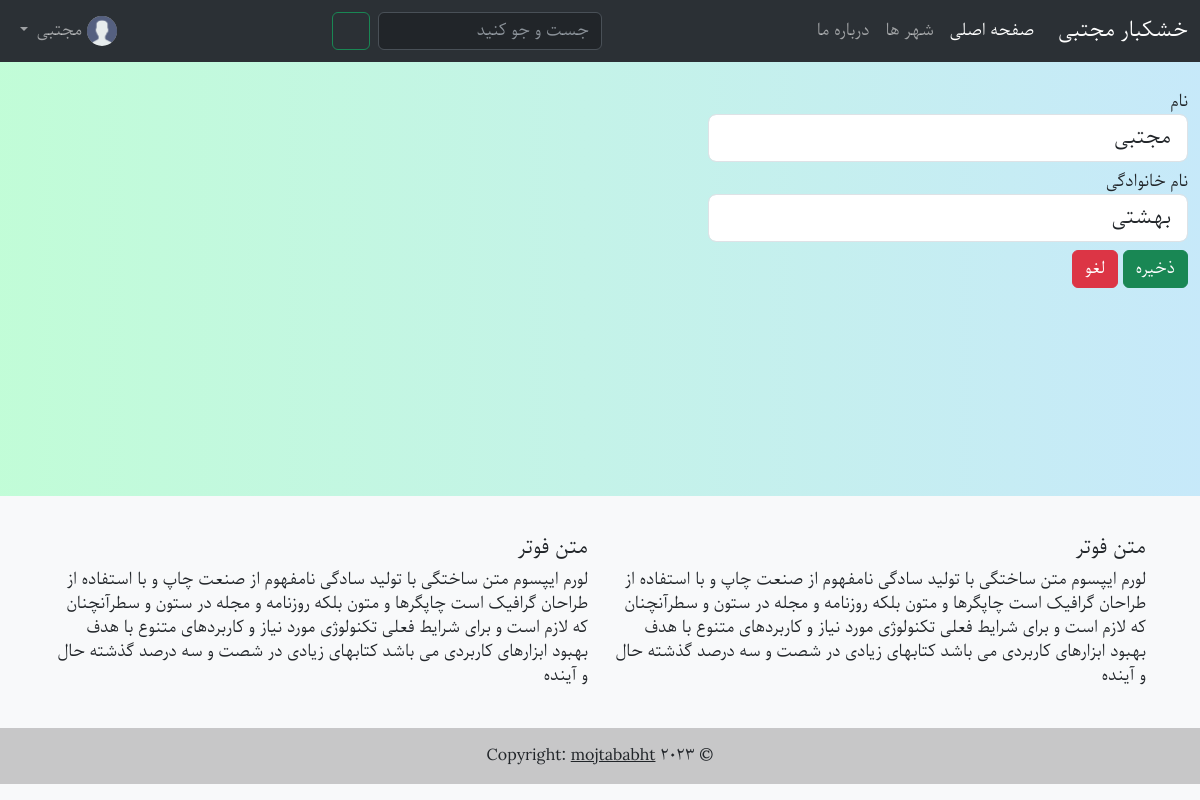
Screenshot of /accounts/profile/edit/1 (signed in) with the database file from the repository.
### account/models.py (models this page shows, shortened)
class CustomUser(AbstractUser):
    username = None
    phone_no=models.CharField(max_length=11,unique=True,validators=[
            RegexValidator(
                regex=r'^\+?1?\d{9,11}$',
                message="Phone number must be in the format: '0999999999'. Up to 11 digits allowed."
            ),
        ])
    avatar=models.ImageField(default='avatar.png')
    USERNAME_FIELD = 'phone_no'
    REQUIRED_FIELDS = []
    objects = CustomUserManager()

### account/views.py (the view, shortened to what this page needs)
# urls.py: path('profile/edit/<int:pk>',ProfileUpdateView.as_view(),name='profileupdate'),
class ProfileUpdateView(UserPassesTestMixin,UpdateView):
    model = CustomUser
    template_name = 'profileupdate.html'
    fields = ['first_name', 'last_name']
    def test_func(self):
        return self.request.user == self.get_object()

### templates/profileupdate.html (shortened to what this page needs)
{% extends 'base.html' %}
{% block content %}
    <div class="container-fluid">
        <form method="post" class="login-signup" style="width: 30rem">
            <label class="mt-2">نام </label>{{ form.first_name }}
            <label class="mt-2">نام خانوادگی </label>{{ form.last_name }}
            <button type="submit" class="btn btn-success mt-2">ذخیره</button>
            <a href="{% url 'profile' customuser.id %}" class="btn btn-danger mt-2">لغو</a>
        </form>
    </div>
{% endblock %}

### templates/base.html (shortened to what this page needs)
{% load static %}
{% load humanize %}
<!DOCTYPE html>
<html lang="fa" dir="rtl" class="h-100">
<head>
    <link rel="stylesheet" href="{% static 'css/bootstrap.min.css' %}">
    <link rel="stylesheet" href="{% static 'css/style.css' %}">
    <link href="{% static 'css/select2.min.css' %}" rel="stylesheet"/>
</head>
<body class="d-flex flex-column h-100">
<nav class="navbar navbar-expand-lg bg-body-tertiary" data-bs-theme="dark">
    <div class="container-fluid">
        <a class="navbar-brand" href="{% url 'products' %}">خشکبار مجتبی</a>
        <div class="collapse navbar-collapse" id="navbarSupportedContent">
            <ul class="navbar-nav me-auto mb-2 mb-lg-0">
                <li class="nav-item">
                    <a class="nav-link active" aria-current="page" href="{% url 'products' %}">صفحه اصلی</a>
                </li>
                <li class="nav-item">
                    <a class="nav-link" href="{% url 'cities' %}">شهر ها</a>
                </li>
                <li class="nav-item">
                    <a class="nav-link" href="{% url 'aboutus' %}">درباره ما</a>
                </li>
            </ul>
            <ul class="navbar-nav me-auto mb-2 mb-lg-0">
                <li class="nav-item">
                    <form class="d-flex" role="search" action="{% url 'search' %}" method="get">
                        <input class="form-control me-2" type="search" placeholder="جست و جو کنید" aria-label="Search"
                               name="search">
                        <button class="btn btn-outline-success d-flex align-items-center" type="submit"><i
                                class="fa fa-search"></i></button>
                    </form>
                </li>
            </ul>
            <div class="nav-item dropdown navbar-nav mb-2 mb-lg-0">
                {% if user.is_authenticated %}
                    <a class="nav-link dropdown-toggle" href="#" role="button" data-bs-toggle="dropdown"
                       aria-expanded="false">
                        <img src="{{ user.avatar.url }}" class="rounded-circle" style="width:30px;" alt="Avatar">
                        {{ user.first_name }}
                    </a>
                {% else %}
                    <a class="nav-link" href="{% url 'login' %}">ورود/ثبت نام</a>
                {% endif %}
            </div>
        </div>
    </div>
</nav>
<div id="content">
    {% block content %}{% endblock content %}
</div>
<footer class="footer mt-auto py-3 bg-light text-center text-lg-start ">
    <div class="container p-4">
        <div class="row">
            <div class="col-lg-6 col-md-12 mb-4 mb-md-0">
                <h5 class="text-uppercase">متن فوتر</h5>
                <p>
                    لورم ایپسوم متن ساختگی با تولید سادگی نامفهوم از صنعت چاپ و با استفاده از طراحان گرافیک است چاپگرها
                    و متون بلکه روزنامه و مجله در ستون و سطرآنچنان که لازم است و برای شرایط فعلی تکنولوژی مورد نیاز و
                    کاربردهای متنوع با هدف بهبود ابزارهای کاربردی می باشد کتابهای زیادی در شصت و سه درصد گذشته حال و
                    آینده
                </p>
            </div>
            <div class="col-lg-6 col-md-12 mb-4 mb-md-0">
                <h5 class="text-uppercase">متن فوتر</h5>
                <p>
                    لورم ایپسوم متن ساختگی با تولید سادگی نامفهوم از صنعت چاپ و با استفاده از طراحان گرافیک است چاپگرها
                    و متون بلکه روزنامه و مجله در ستون و سطرآنچنان که لازم است و برای شرایط فعلی تکنولوژی مورد نیاز و
                    کاربردهای متنوع با هدف بهبود ابزارهای کاربردی می باشد کتابهای زیادی در شصت و سه درصد گذشته حال و
                    آینده
                </p>
            </div>
        </div>
    </div>
    <div class="text-center p-3" style="background-color: rgba(0, 0, 0, 0.2);">
        © 2023 Copyright:
        <a class="text-dark" href="https://github.com/mojtababht">mojtababht</a>
    </div>
</footer>
</body>
</html>

### static/css/style.css (style rules this page uses)
* { font-family: parastoo; }
body { background: #84fab0; background: -webkit-linear-gradient(to right, rgba(132, 250, 176, 0.5), rgba(143, 211, 244, 0.5)); background: linear-gradient(to right, rgba(132, 250, 176, 0.5), rgba(143, 211, 244, 0.5)) }
#content { margin-top: 20px; }

### rows the page displays
CustomUser: avatar (placeholder picture), first_name "مجتبی", last_name "بهشتی"
